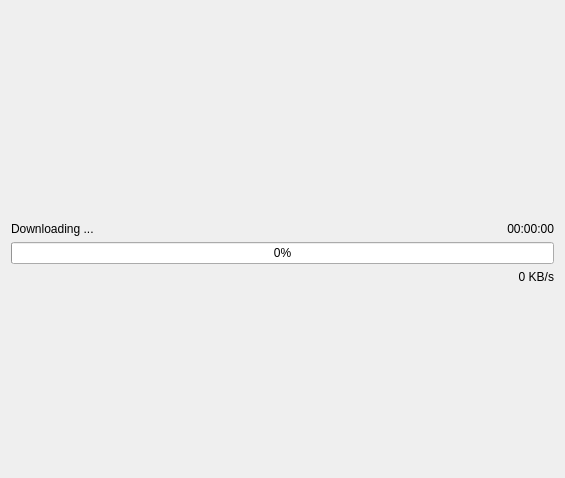
<?xml version="1.0" encoding="UTF-8"?>
<ui version="4.0">
 <class>ProgressWidget</class>
 <widget class="QWidget" name="ProgressWidget">
  <property name="geometry">
   <rect>
    <x>0</x>
    <y>0</y>
    <width>565</width>
    <height>478</height>
   </rect>
  </property>
  <property name="windowTitle">
   <string>Form</string>
  </property>
  <layout class="QGridLayout" name="gridLayout_2">
   <item row="3" column="0">
    <layout class="QGridLayout" name="gridLayout">
     <item row="3" column="0">
      <widget class="QLabel" name="lblFilename">
       <property name="enabled">
        <bool>true</bool>
       </property>
       <property name="text">
        <string>Downloading ...</string>
       </property>
       <property name="scaledContents">
        <bool>false</bool>
       </property>
      </widget>
     </item>
     <item row="3" column="1">
      <widget class="QLabel" name="lblRemainingDlTime">
       <property name="text">
        <string>00:00:00</string>
       </property>
       <property name="alignment">
        <set>Qt::AlignRight|Qt::AlignTrailing|Qt::AlignVCenter</set>
       </property>
      </widget>
     </item>
     <item row="5" column="1">
      <widget class="QLabel" name="lblDownloadSpeed">
       <property name="text">
        <string>0 KB/s</string>
       </property>
       <property name="alignment">
        <set>Qt::AlignRight|Qt::AlignTrailing|Qt::AlignVCenter</set>
       </property>
      </widget>
     </item>
     <item row="4" column="0" colspan="2">
      <widget class="QProgressBar" name="progressBar">
       <property name="value">
        <number>0</number>
       </property>
      </widget>
     </item>
     <item row="6" column="1">
      <spacer name="verticalSpacer">
       <property name="orientation">
        <enum>Qt::Vertical</enum>
       </property>
       <property name="sizeHint" stdset="0">
        <size>
         <width>20</width>
         <height>40</height>
        </size>
       </property>
      </spacer>
     </item>
     <item row="2" column="1">
      <spacer name="verticalSpacer_2">
       <property name="orientation">
        <enum>Qt::Vertical</enum>
       </property>
       <property name="sizeHint" stdset="0">
        <size>
         <width>20</width>
         <height>40</height>
        </size>
       </property>
      </spacer>
     </item>
    </layout>
   </item>
   <item row="0" column="0">
    <layout class="QVBoxLayout" name="verticalLayout_5"/>
   </item>
   <item row="1" column="0">
    <spacer name="verticalSpacer_3">
     <property name="orientation">
      <enum>Qt::Vertical</enum>
     </property>
     <property name="sizeHint" stdset="0">
      <size>
       <width>20</width>
       <height>40</height>
      </size>
     </property>
    </spacer>
   </item>
   <item row="4" column="0">
    <spacer name="verticalSpacer_4">
     <property name="orientation">
      <enum>Qt::Vertical</enum>
     </property>
     <property name="sizeHint" stdset="0">
      <size>
       <width>20</width>
       <height>40</height>
      </size>
     </property>
    </spacer>
   </item>
   <item row="5" column="0">
    <layout class="QVBoxLayout" name="verticalLayout_6"/>
   </item>
   <item row="2" column="0">
    <widget class="QLabel" name="lblErrorMessage">
     <property name="font">
      <font>
       <pointsize>14</pointsize>
       <weight>75</weight>
       <bold>true</bold>
      </font>
     </property>
     <property name="text">
      <string/>
     </property>
     <property name="scaledContents">
      <bool>false</bool>
     </property>
     <property name="alignment">
      <set>Qt::AlignCenter</set>
     </property>
     <property name="wordWrap">
      <bool>true</bool>
     </property>
     <property name="textInteractionFlags">
      <set>Qt::LinksAccessibleByMouse|Qt::TextSelectableByKeyboard|Qt::TextSelectableByMouse</set>
     </property>
    </widget>
   </item>
  </layout>
 </widget>
 <layoutdefault spacing="6" margin="11"/>
 <resources/>
 <connections/>
</ui>
